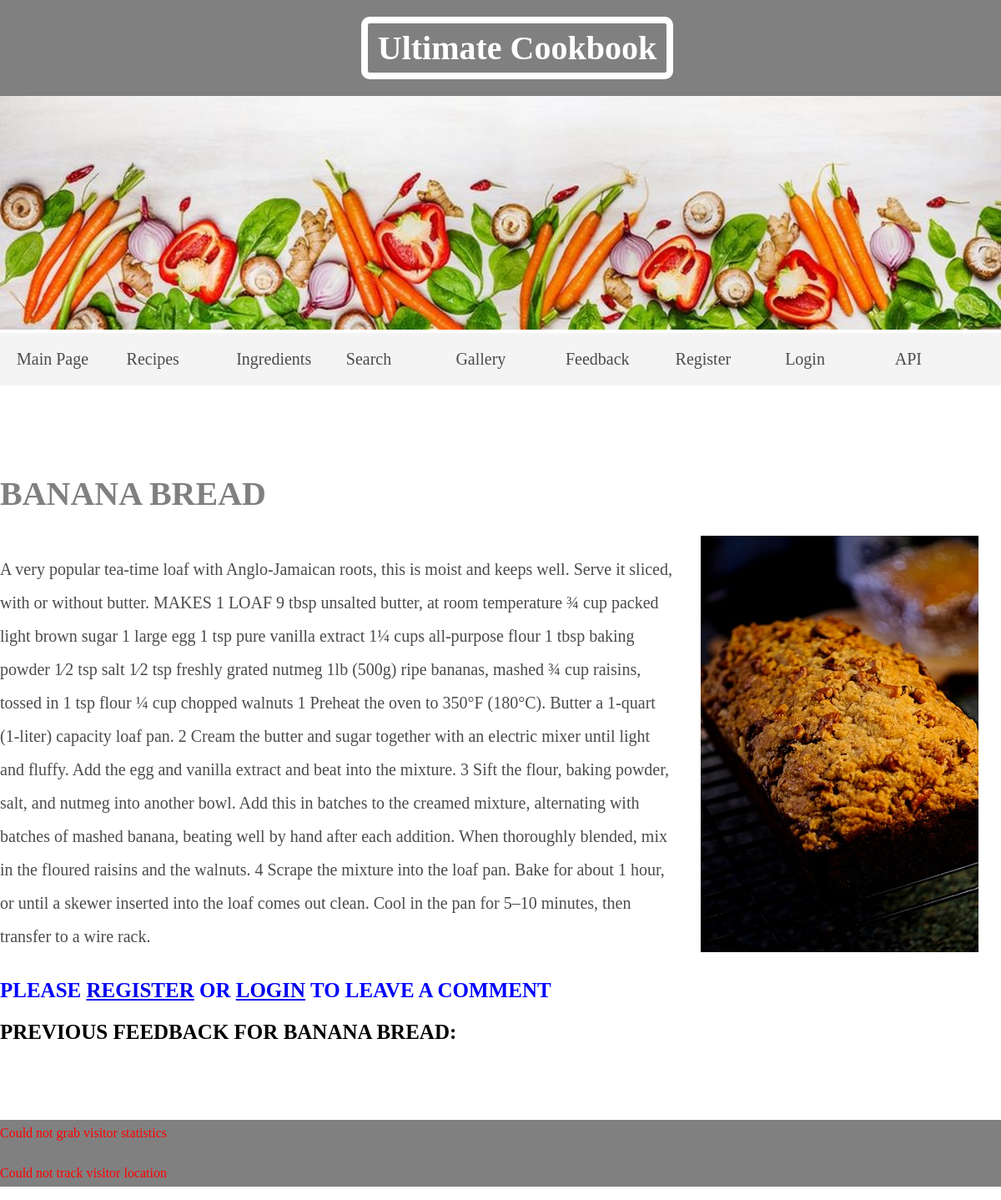
The page /recipe/banana_bread on the database its author committed.
### src/models.py (models this page shows, shortened)
class Recipe(db.Model):
    __tablename__ = 'recepies'
    id = Column(Integer, primary_key=True)
    name = Column(String)
    recipe = Column(String)
    ingridients = db.relationship('Ingridient', secondary='recipe_ingridients',
                                  lazy='subquery', backref=db.backref('recepies', lazy=True))

### src/routes.py (the view, shortened to what this page needs)
@app.route('/recipe/<string:page_name>', methods=['GET', 'POST'])
def load_recipe(page_name):
    name = page_name.replace('_', ' ')
    recipe = load_recepies_from_db(name)
    image = check_for_image(name)
    if request.method == 'GET':
        comments = feedback_loader(name)
        return render_template('recipe.html', title=name.upper(), recipe=recipe, image=image, comments=comments, pname=page_name, user=session.get('username', ''))

### src/flickr_api_helper.py (called while the page is built)
def check_for_image(query):
    query = query.strip().lower()
    word = query.replace(' ', '_') + '.jpg'
    file_list = os.listdir(os.path.join(STATIC_PATH, 'img'))
    if word in file_list:
        print('Image found in database')
        path = 'img/' + word
        return path
    else:
        if build_url(flickr_request(query), word):
            return check_for_image(query)
        return "img/nothing_to_display.jpg"

### src/templates/recipe.html (shortened to what this page needs)
{% extends 'base.html' %}
{% block content%}
<article>
    <h1>
        {{ title }}
    </h1>
<aside>
  <img src="{{ url_for('static', filename=image) }}">
</aside>
  <p>{{ recipe }}</p>
</article>
<article>
{% if user %}
    <h2>Leave your feedback in the form below</h2>
<form action="/recipe/{{ pname }}" method="post">
  <input type="hidden" name="fname" value="{{ user }}"><br>
  <label for="msg">Enter message and it will be displayed on site:</label><br>
  <textarea id="msg" name="messg" rows="10" cols="100%" placeholder="Some text here" required></textarea><br><br>
  <input type="submit" value="Submit">
</form>
    {% else %}
    <h2 style="color: blue">Please <a href="{{ url_for('register') }}">register</a> or <a href="{{ url_for('login') }}">login</a> to leave a comment</h2>
    {% endif %}
<h2>Previous Feedback for {{ title }}:</h2>
</article>
{% endblock %}

### static/styles.css (style rules this page uses)
body, ul, li, h1, h2, h3, a { margin: 0; padding: 0; font-family: georgia }
article h2 { font-size: 25px; text-transform: uppercase; line-height: 2em; }
article p { line-height: 2em; color: #4b4b4b; font-size: 20px }
article h1 { color: grey; font-size: 40px; display: block; line-height: 2.5em; }
aside { width: 30%; padding-left: 15px; margin-left: 15px; float: right; }
a[href] { background-color: #3dd13d; color: white; text-decoration: none; font-weight: bold; text-transform: uppercase; border: 2px solid blue; }

### rows shown on the page
Recipe: name "BANANA BREAD", recipe "A very popular tea-time loaf with Anglo-Jamaican roots, this is moist and keeps well. Serve it sliced, with or without butter. MAKES 1 LOAF 9 tbsp unsalted butter, at room temperature ¾ cup packed light brown sugar 1 large egg 1 tsp pure vanilla extract 1¼ cups all-purpose flour 1 tbsp baking powder 1⁄2 tsp salt 1⁄2 tsp freshly grated nutmeg 1lb (500g) ripe bananas, mashed ¾ cup raisins, tossed in 1 tsp flour ¼ cup chopped walnuts 1 Preheat the oven to 350°F (180°C). Butter a 1-quart (1-liter) capacity loaf pan. 2 Cream the butter and sugar together with an electric mixer until light and fluffy. Add the egg and vanilla extract and beat into the mixture. 3 Sift the flour, baking powder,…"
